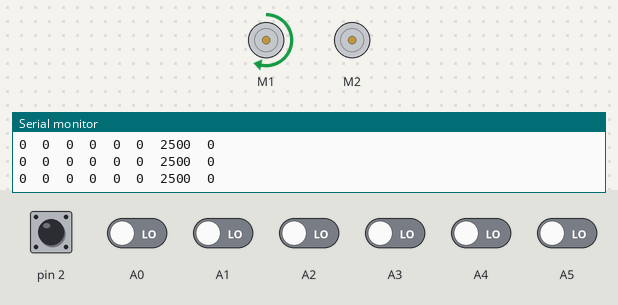
Simulated run of this sketch. Board: Arduino Uno, built with avr-gcc and run on an emulated ATmega328P. On the bench: 2 × DC motor (green arrow = forward, orange = backward, longer = faster), the last lines printed to the serial monitor. Inputs (shaded band) come from the test bench; at power-on: pin 2 HIGH, A0–5 LOW.

Above: at 13.9 s.
14.0 s: A1 driven HIGH
At 15.0 s:
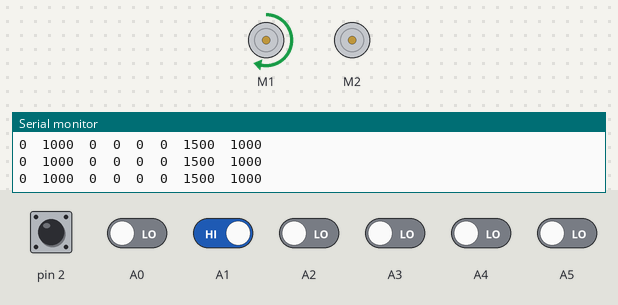
15.5 s: A4 driven HIGH
At 16.7 s:
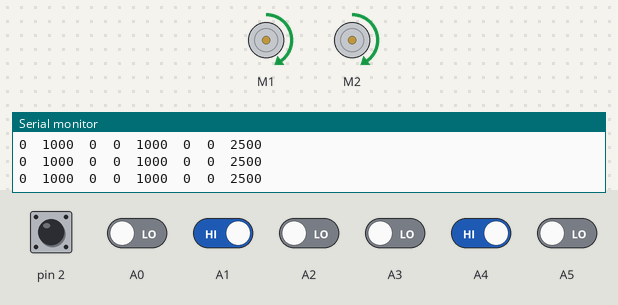
17.0 s: A0 driven HIGH
At 17.3 s:
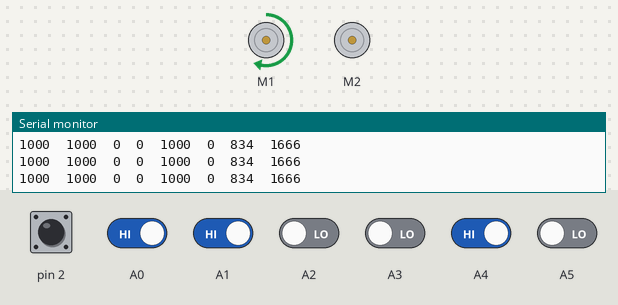
20.0 s: A5 driven HIGH
At 21.0 s:
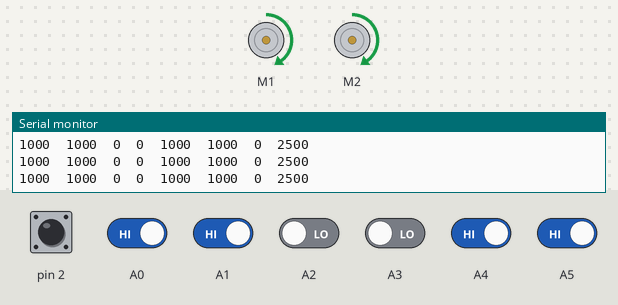
21.5 s: A2 driven HIGH
At 22.0 s:
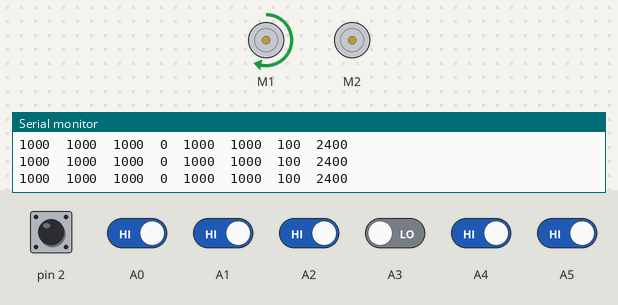
24.5 s: A3 driven HIGH
At 25.6 s:
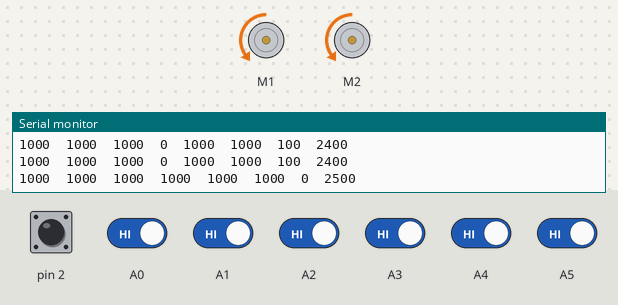
Timing chart, 0 to 27.0 s (numbered marks = the images above; inputs shaded):
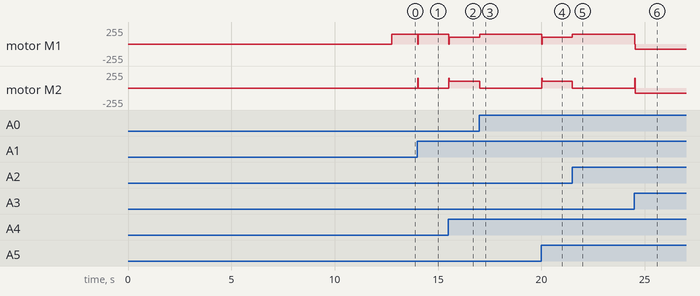

Measured:
- after the input at 14.0 s, motor M1: forward 150/255 → stopped at once, → forward 150/255 0.03 s later; motor M2: stopped → forward 150/255 at once, → stopped 0.03 s later
- after the input at 15.5 s, motor M1: forward 150/255 → forward 100/255 at once; motor M2: stopped → forward 100/255 at once
- after the input at 17.0 s, motor M1: forward 100/255 → forward 150/255 at once; motor M2: forward 100/255 → stopped at once
- after the input at 20.0 s, motor M1: forward 150/255 → forward 100/255 at once; motor M2: stopped → forward 100/255 at once
- after the input at 21.5 s, motor M1: forward 100/255 → forward 150/255 at once; motor M2: forward 100/255 → stopped at once
- after the input at 24.5 s, motor M1: forward 150/255 → backward 80/255 at once; motor M2: stopped → backward 80/255 at once

The sketch:

Stalker.ino
```cpp
#include <AFMotor.h>    //Adafruit Motor Shield Library. First you must download and install AFMotor library
#include <QTRSensors.h> //Pololu QTR Sensor Library. First you must download and install QTRSensors library

AF_DCMotor motor1(1, MOTOR12_1KHZ ); //create motor #1 using M1 output on Motor Drive Shield, set to 1kHz PWM frequency
AF_DCMotor motor2(2, MOTOR12_1KHZ ); //create motor #2 using M2 output on Motor Drive Shield, set to 1kHz PWM frequency

#define KP 1.2 //experiment to determine this, start by something small that just makes your bot follow the line at a slow speed
#define KD 6.1//experiment to determine this, slowly increase the speeds and adjust this value. ( Note: Kp < Kd)

#define M1_min 100  //minimum speed of the Motor1
#define M2_min 100  //minimum speed of the Motor2
#define M1_max 150   //max. speed of the Motor1
#define M2_max 150  //max. speed of the Motor2
#define NUM_SENSORS 6         //number of sensors used
#define TIMEOUT 2500          //waits for 2500 us for sensor outputs to go low
#define DEBUG 1


QTRSensorsRC qtrrc((unsigned char[]) {A0,A1,A2,A3,A4,A5} ,NUM_SENSORS, TIMEOUT);

unsigned int sensorValues[NUM_SENSORS];


void setup()
{
pinMode(2,INPUT);
Serial.begin(9600);
delay(1500);
int i;
for (i = 0; i < 250; i++)
{
qtrrc.calibrate(QTR_EMITTERS_ON);
delay(20);
}
set_motors(0,0);
}
int error = 0;
int lastError = 0;
int last_proportional = 0;
int integral = 0;
unsigned int sensors[6];
unsigned int position = qtrrc.readLine(sensors);

void loop(){

  int mz80 = digitalRead(2);
  position = qtrrc.readLine(sensors);

  PID_control();
  serialData();
  lost();
}
// -------------------------------------------------------------------FUNCTIONS-------------------------------------------------------------------------------
void PID_control(){
  sensors[6];
  position = qtrrc.readLine(sensors);
  error = 2500 - position;

int motorSpeed = KP * error + KD * (error - lastError);
lastError = error;

int leftMotorSpeed = M1_min + motorSpeed;
int rightMotorSpeed = M2_min - motorSpeed;

set_motors(leftMotorSpeed, rightMotorSpeed);

  }

void set_motors(int motor1speed, int motor2speed)
{
if (motor1speed > M1_max ) motor1speed = M1_max;
if (motor2speed > M2_max ) motor2speed = M2_max;
if (motor1speed < 0) motor1speed = 0;
if (motor2speed < 0) motor2speed = 0;
motor1.setSpeed(motor1speed);
motor2.setSpeed(motor2speed);
motor1.run(FORWARD);
motor2.run(FORWARD);
  }
// --------------------------------------------------------------------------------------------------------------------------------------------------
void serialData(){
    for (unsigned char i = 0; i < NUM_SENSORS; i++)
  {
    Serial.print(sensors[i]);

    Serial.print('\t');
  }
  Serial.print(error);
  Serial.print('\t');
  Serial.println(position); // comment this line out if you are using raw values

  }
// --------------------------------------------------------------------------------------------------------------------------------------------------
void mz80 (){
    if (mz80 == 0){

   motor1.run(RELEASE);
   motor2.run(RELEASE);
   delay(400);
   if(mz80==0){
    motor1.run(FORWARD);
    motor2.run(FORWARD);
    motor1.setSpeed(0);
    motor2.setSpeed(90);
    delay(800);
    motor1.setSpeed(0);
    motor2.setSpeed(0);
    delay(250);
    position = qtrrc.readLine(sensors);
    while( sensors[0] > 750 && sensors[1] > 750 && sensors[2] > 750 && sensors[3] > 750 && sensors[4] > 750 && sensors[5] > 750 ){
       motor1.setSpeed(70);
       motor2.setSpeed(70);
       position = qtrrc.readLine(sensors);
      }


    }
    return;
  }
    }
// --------------------------------------------------------------------------------------------------------------------------------------------------
void lost(){
    if( sensors[0] > 750 && sensors[1] > 750 && sensors[2] > 750 && sensors[3] > 750 && sensors[4] > 750 && sensors[5] > 750 ){
    while (sensors[0] > 750 && sensors[1] > 750 && sensors[2] > 750 && sensors[3] > 750 && sensors[4] > 750 && sensors[5] > 750 ){
        motor1.run(BACKWARD);
        motor2.run(BACKWARD);
        motor1.setSpeed(80);
        motor2.setSpeed(80);
        delay(100);
        position = qtrrc.readLine(sensors);

        }
         motor1.run(FORWARD);
         motor2.run(FORWARD);

    return;
  }
    }
 void kurtar(){
    if( (sensors[0] < 300 && sensors[1] < 300 && sensors[2] < 300  && sensors[5] > 750)|| (sensors[0] > 750 && sensors[3] < 300 && sensors[4] < 300  && sensors[5] < 300) ){
      motor1.setSpeed(0);
      motor2.setSpeed(0);
    while (sensors[0] < 300 && sensors[1] < 300 && sensors[2] < 300  && sensors[5] > 750){
        motor1.run(BACKWARD);
        motor1.setSpeed(80);
        motor2.setSpeed(0);
        position = qtrrc.readLine(sensors);
        }

    while (sensors[0] > 750 && sensors[3] < 300 && sensors[4] < 300  && sensors[5] < 300){
        motor2.run(BACKWARD);
        motor2.setSpeed(80);
        motor1.setSpeed(0);
        position = qtrrc.readLine(sensors);
        }
    motor1.run(FORWARD);
    motor2.run(FORWARD);
    return;
  }
    }

void manual_calibration() {

int i;
for (i = 0; i < 150; i++)
{
qtrrc.calibrate(QTR_EMITTERS_ON);
delay(20);
}

if (DEBUG) {
Serial.begin(9600);
for (int i = 0; i < NUM_SENSORS; i++)
{
Serial.print(qtrrc.calibratedMinimumOn[i]);
Serial.print(' ');
}
Serial.println();

for (int i = 0; i < NUM_SENSORS; i++)
{
Serial.print(qtrrc.calibratedMaximumOn[i]);
Serial.print(' ');
}
Serial.println();
Serial.println();
}
}
```
